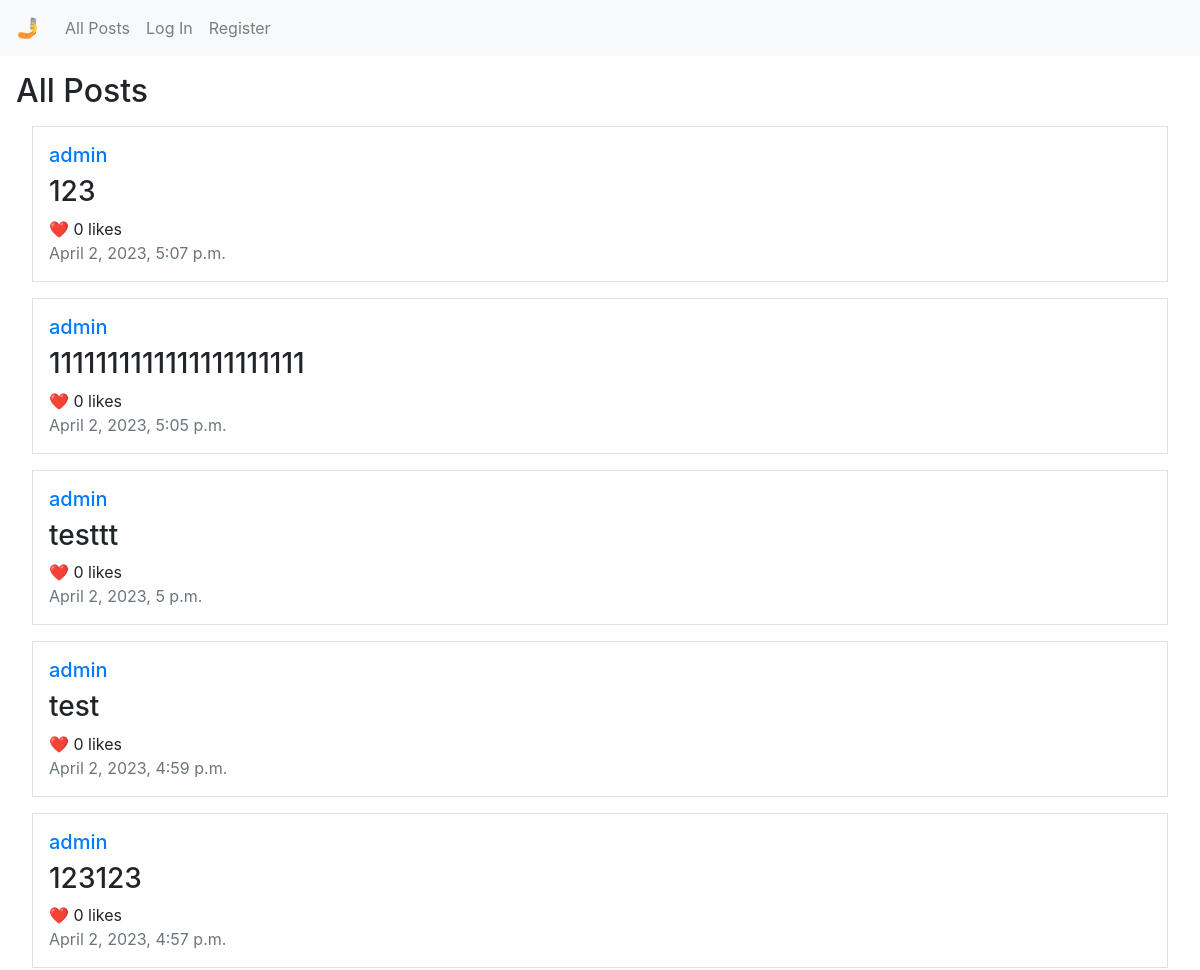
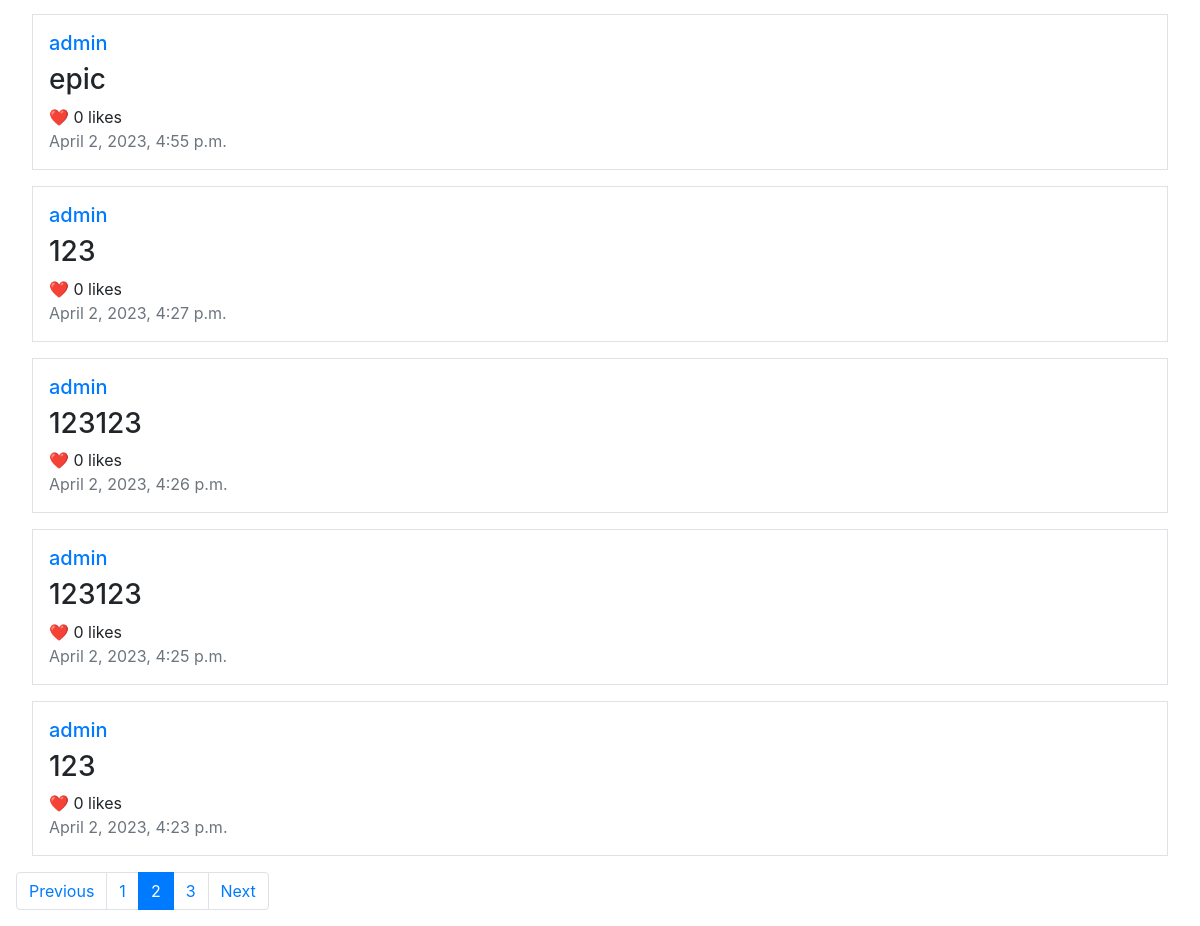
/2, run on the app's committed database (2 pictures, top to bottom).
### network/models.py (models this page shows, shortened)
class Post(models.Model):
    poster = models.ForeignKey(User, on_delete=models.CASCADE, null=True, default=None)
    post = models.CharField(max_length=2000)
    datetime = models.DateTimeField(auto_now=True)

class User(AbstractUser):
    pass

### network/views.py (the view, shortened to what this page needs)
# urls.py: path("", views.index, name="index"),
def index(request, pg=1):
    posts = []
    list = Post.objects.all().order_by('-datetime')
    for item in list:
        posts.append(item)
    page = Paginator(posts, 10)
    pages = range(1, page.num_pages+1)
    print('about to render index')
    return render(request, "network/index.html", {
        "posts": page.get_page(pg),
        "pages": pages,
        "current_page": pg,
        "previous_page": pg-1,
        "next_page": pg+1
    })

### network/templates/network/index.html (shortened to what this page needs)
{% extends "network/layout.html" %}
{% block body %}
    <h2>All Posts</h2>
    <div class="posts">
        {% for post in posts %}
        <div class="border m-3 p-3">
            <h5><a href="{% url 'profile' post.poster.username %}">{{ post.poster }}</a></h5>
            <div id="post_body{{ post.pk }}"><h3>{{ post.post }}</h3></div>
            <div class="likes">
                {% if request.user.is_authenticated %}
                <span class="like_button" id="like{{ post.pk }}" data-like_id="{{ post.pk }}">🤍</span>
                {% else %}
                <span>❤️</span>
                {% endif %}
                <span><span class="like_num" id="like-count{{ post.pk }}" data-num_id="{{ post.pk }}">0</span> likes</span>
            </div>
            <div class="text-muted" id="datetime{{ post.pk }}">{{ post.datetime }}</div>
        </div>
        {% empty %}
        <div class="m-3 p-3">
            <h5>No posts to display.</h5>
        </div>
        {% endfor %}
    </div>
    <nav>
        <ul class="pagination">
            {% if current_page == 1 %}
                <li class="page-item disabled"><a class="page-link">Previous</a></li>
            {% else %}
                <li class="page-item"><a class="page-link" href="/{{ previous_page }}">Previous</a></li>
            {% endif %}
            {% for page in pages %}
                {% if page == current_page %}
                    <li class="page-item active"><a class="page-link" href="{% url 'index_page' page %}">{{ page }}</a></li>
                {% else %}
                    <li class="page-item"><a class="page-link" href="{% url 'index_page' page %}">{{ page }}</a></li>
                {% endif %}
            {% endfor %}
            {% if current_page == pages|length %}
            <li class="page-item disabled"><a class="page-link">Next</a></li>
            {% else %}
            <li class="page-item"><a class="page-link" href="/{{ next_page }}">Next</a></li>
            {% endif %}
        </ul>
    </nav>
{% endblock %}

### data on the page
Post: poster "admin", post "123", datetime "April 2, 2023, 5:07 p.m."
Post: poster "admin", post "1111111111111111111111", datetime "April 2, 2023, 5:05 p.m."
Post: poster "admin", post "testtt", datetime "April 2, 2023, 5 p.m."
Post: poster "admin", post "test", datetime "April 2, 2023, 4:59 p.m."
Post: poster "admin", post "123123", datetime "April 2, 2023, 4:57 p.m."
Post: poster "admin", post "epic", datetime "April 2, 2023, 4:55 p.m."
Post: poster "admin", post "123", datetime "April 2, 2023, 4:27 p.m."
Post: poster "admin", post "123123", datetime "April 2, 2023, 4:26 p.m."
Post: poster "admin", post "123123", datetime "April 2, 2023, 4:25 p.m."
Post: poster "admin", post "123", datetime "April 2, 2023, 4:23 p.m."

### other printed values
{{ page }} "1" "3"
{{ page }} "2"
